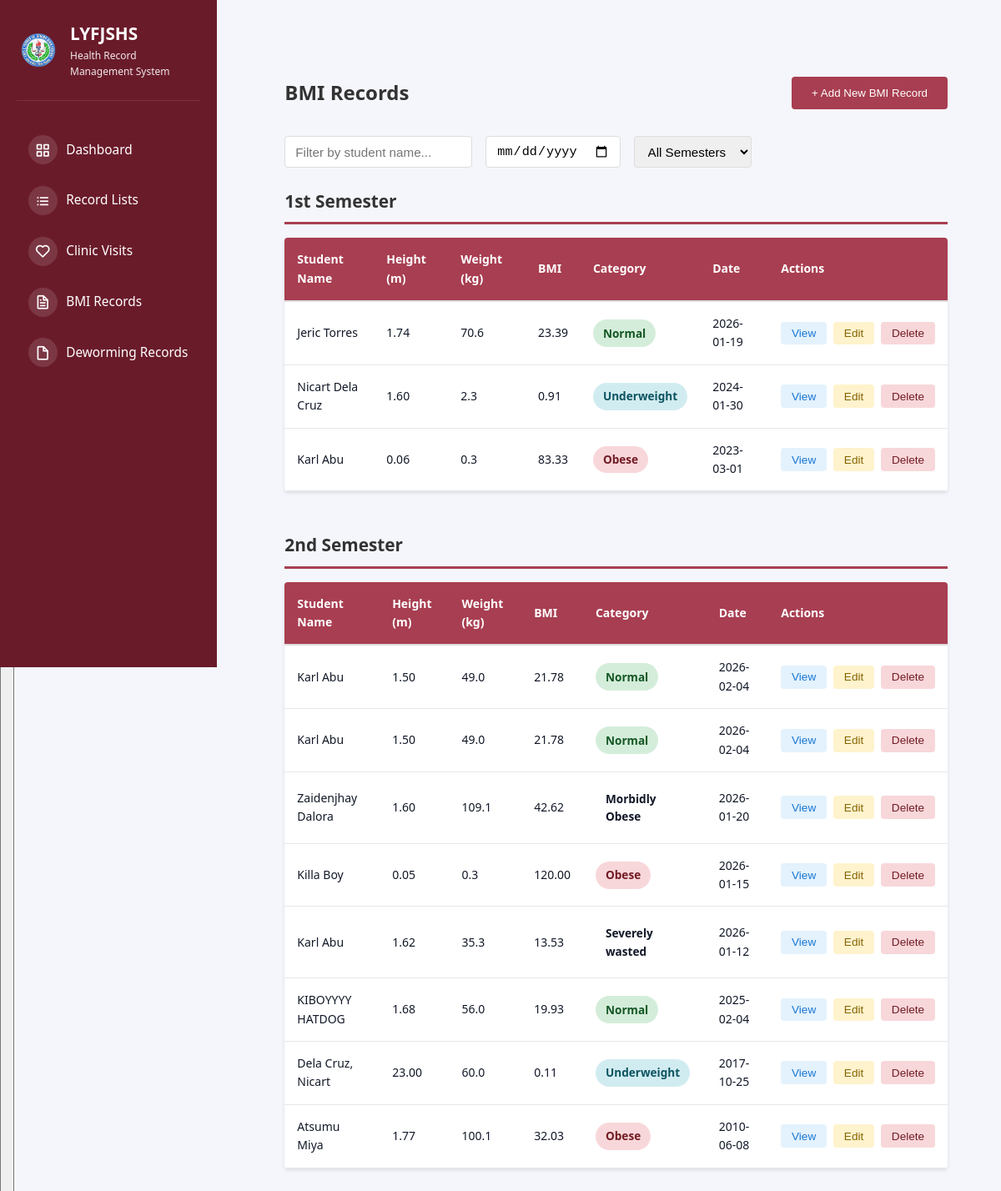
/class-advisor/bmi-records (signed in), run on the app's committed database.
### tables this page shows
CREATE TABLE bmi_records (
                id INTEGER PRIMARY KEY AUTOINCREMENT,
                person_type TEXT NOT NULL,
                person_id INTEGER NOT NULL,
                record_date DATE NOT NULL,
                name TEXT NOT NULL,
                birthdate DATE,
                grade TEXT,
                section TEXT,
                height REAL NOT NULL,
                weight REAL NOT NULL,
                bmi REAL,
                bmi_category TEXT,
                nutritional_status TEXT,
                height_for_age TEXT,
                remarks TEXT,
                recorded_by INTEGER,
                recorded_by_name TEXT,
                created_at TIMESTAMP DEFAULT CURRENT_TIMESTAMP,
                updated_at TIMESTAMP DEFAULT CURRENT_TIMESTAMP, semester TEXT DEFAULT '1st Semester', gender TEXT, strand TEXT,
                FOREIGN KEY(recorded_by) REFERENCES users(id)
            );

### src/app.py (the view)
@app.route("/class-advisor/bmi-records")
@require_role('class_advisor')
def class_advisor_bmi_records():
    user_id = session.get("user_id")
    db = get_db_connection()
    if not db:
        flash("Database error.", "danger")
        return redirect(url_for("dashboard"))
    try:
        cursor = db.cursor()
        cursor.execute("SELECT advisory_class FROM users WHERE id = ?", (user_id,))
        user = cursor.fetchone()
        advisory_class = safe_row_get(user, 'advisory_class') if user else None
        if not advisory_class:
            db.close()
            flash("You have not been assigned an advisory class.", "danger")
            return redirect(url_for("dashboard"))
        cursor.execute("""
            SELECT * FROM bmi_records
            WHERE section = ?
            ORDER BY record_date DESC
        """, (advisory_class,))
        bmi_records = cursor.fetchall()
        cursor.execute("SELECT id, name, dob, studentLRN FROM students WHERE section = ? ORDER BY name", (advisory_class,))
        students = cursor.fetchall()
        db.close()
        return render_template("admin/class_advisor_bmi_records.html",
                             advisory_class=advisory_class,
                             bmi_records=bmi_records,
                             students=students)
    except Exception as e:
        db.close()
        flash(f"Error loading BMI records: {str(e)}", "danger")
        return redirect(url_for("dashboard"))

### src/app.py (called while the page is built)
@app.before_request
def check_user_status():
    if session.get("logged_in"):
        if request.endpoint in ['login', 'logout', 'register', 'pending_approval', 'static']:
            return
        if session.get("role") == "pending":
            return redirect(url_for("pending_approval"))
        db = get_db_connection()
        if db:
            try:
                cursor = db.cursor()
                cursor.execute("SELECT is_active FROM users WHERE id = ?", (session.get("user_id"),))
                user = cursor.fetchone()
                db.close()
                if not user or not safe_row_get(user, 'is_active', 1):
                    session.clear()
                    flash("Your account has been disabled. Please contact the administrator.", "danger")
                    return redirect(url_for("login"))
            except sqlite3.Error:
                db.close()

@app.context_processor
def inject_user():
    user = None
    if session.get("logged_in"):
        db = get_db_connection()
        if db:
            try:
                cursor = db.cursor()
                cursor.execute("SELECT * FROM users WHERE id = ?", (session.get("user_id"),))
                user = cursor.fetchone()
                db.close()
            except sqlite3.Error:
                pass
    return {'current_user': user, 'max': max, 'min': min, 'range': range}

def get_db_connection():
    try:
        conn = sqlite3.connect(DATABASE)
        conn.row_factory = sqlite3.Row  # This enables column access by name
        return conn
    except sqlite3.Error as e:
        print(f"Database connection error: {e}")
        return None

def safe_row_get(row, key, default=None):
    if row is None:
        return default
    try:
        return row[key]
    except (IndexError, KeyError):
        return default

### templates/admin/class_advisor_bmi_records.html (shortened to what this page needs)
{% extends "shared/base.html" %}  {% block content %}
<div class="records-container">
  <div class="records-header">
    <h2>BMI Records</h2>
    <button class="btn-add" onclick="openAddModal()">+ Add New BMI Record</button>
  </div>
  <div class="filter-section">
    <input type="text" id="filterName" placeholder="Filter by student name..." onkeyup="filterRecords()" />
    <input type="date" id="filterDate" onchange="filterRecords()" />
    <select id="filterSemester" onchange="filterRecords()">
      <option value="">All Semesters</option>
    </select>
  </div>
  {% for semester in ['1st Semester', '2nd Semester'] %}
  <div class="semester-section" id="section-{{ semester }}">
    <h3 class="semester-title">{{ semester }}</h3>
    <table id="table-{{ semester }}" class="bmi-table">
      <thead>
        <tr>
          <th>Student Name</th>
          <th>Height (m)</th>
          <th>Weight (kg)</th>
          <th>BMI</th>
          <th>Category</th>
          <th>Date</th>
          <th>Actions</th>
        </tr>
      </thead>
      <tbody>
        {% set semester_records = [] %}
        {% for record in bmi_records %}
        {% if record['semester'] == semester %}
        {% set _ = semester_records.append(record) %}
        <tr class="bmi-record-row" data-name="{{ record['name'] | lower }}" data-date="{{ record['record_date'] }}"
          data-semester="{{ semester }}">
          <td>{{ record['name'] }}</td>
          <td>{{ "%.2f"|format(record['height']) }}</td>
          <td>{{ "%.1f"|format(record['weight']) }}</td>
          <td>{{ "%.2f"|format(record['bmi']) if record['bmi'] else 'N/A' }}</td>
          <td>
            <span class="bmi-badge bmi-{{ record['bmi_category'].lower() }}">
              {{ record['bmi_category'] }}
            </span>
          </td>
          <td>{{ record['record_date'] }}</td>
          <td>
            <div class="action-buttons">
              <button class="btn-small btn-view" onclick="viewRecord({{ record['id'] }})">
                View
              </button>
              <button class="btn-small btn-edit" onclick="openEditModal({{ record['id'] }})">
                Edit
              </button>
              <button class="btn-small btn-delete" onclick="deleteRecord({{ record['id'] }})">
                Delete
              </button>
            </div>
          </td>
        </tr>
        {% endif %}
        {% endfor %}
      </tbody>
    </table>
  </div>
  {% endfor %}
</div>
{% endblock %}

### static/css/dashboard.css (style rules this page uses)
* { margin: 0; padding: 0; box-sizing: border-box; }
:root { --primary-color: #2bb0a1; --secondary-color: #8b2340; --danger-color: #dc2626; --success-color: #16a34a; --warning-color: #ea580c; --light-bg: #f8fafc; --white: #ffffff; --text-dark: #1f2937; --text-light: #6b7280; --border-color: #e5e7eb; --shadow: 0 1px 3px rgba(0, 0, 0, 0.1); --shadow-lg: 0 10px 15px -3px rgba(0, 0, 0, 0.1); }
body { font-family: -apple-system, BlinkMacSystemFont, "Segoe UI", Roboto, Oxygen, Ubuntu, Cantarell, sans-serif; background-color: var(--light-bg); color: var(--text-dark); line-height: 1.6; }
html, body { height: 100%; font-family: system-ui, -apple-system, BlinkMacSystemFont, "Segoe UI", Roboto, sans-serif; }
body { background: #f5f6fb; color: #111827; }
table { width: 100%; border-collapse: collapse; font-size: 14px; }
table thead { background-color: #a83e51; border-bottom: 2px solid var(--border-color); }
table th { padding: 15px; text-align: left; font-weight: 600; color: white; }
table td { padding: 15px; border-bottom: 1px solid var(--border-color); }

### templates/admin/class_advisor_bmi_records.html (style rules this page uses)
.records-container { max-width: 1200px; margin: 2rem auto; padding: 2rem; }
.records-header { display: flex; justify-content: space-between; align-items: center; margin-bottom: 2rem; flex-wrap: wrap; gap: 1rem; }
.records-header h2 { color: #333; margin: 0; }
.filter-section { display: flex; gap: 1rem; margin-bottom: 1.5rem; flex-wrap: wrap; }
.filter-section input, .filter-section select { padding: 0.5rem 0.75rem; border: 1px solid #ddd; border-radius: 4px; font-size: 0.95rem; }
.btn-add { background: #a83e51; color: white; padding: 0.75rem 1.5rem; border: none; border-radius: 4px; cursor: pointer; font-weight: 500; transition: background 0.3s; }
.semester-section { margin-bottom: 3rem; }
.semester-title { font-size: 1.3rem; color: #333; margin-bottom: 1rem; padding-bottom: 0.5rem; border-bottom: 3px solid #a83e51; }
table { width: 100%; border-collapse: collapse; background: white; box-shadow: 0 2px 4px rgba(0, 0, 0, 0.1); border-radius: 4px; overflow: hidden; }
thead { background: #f8f9fa; }
th { padding: 1rem; text-align: left; font-weight: 600; color: #333; border-bottom: 2px solid #ddd; }
td { padding: 1rem; border-bottom: 1px solid #eee; }
.bmi-badge { display: inline-block; padding: 0.35rem 0.75rem; border-radius: 20px; font-weight: 600; font-size: 0.85rem; }
.bmi-normal { background: #d4edda; color: #155724; }
.bmi-obese { background: #f8d7da; color: #721c24; }
.bmi-underweight { background: #d1ecf1; color: #0c5460; }
.action-buttons { display: flex; gap: 0.5rem; }
.btn-small { padding: 0.4rem 0.8rem; border: none; border-radius: 4px; font-size: 0.85rem; cursor: pointer; font-weight: 500; transition: background 0.3s; }
.btn-view { background: #e3f2fd; color: #1976d2; }
.btn-edit { background: #fff3cd; color: #856404; }
.btn-delete { background: #f8d7da; color: #721c24; }

### data on the page
bmi_records: name "Jeric Torres", height "1.74", weight "70.6", bmi "23.39", bmi_category "Normal", record_date "2026-01-19"
bmi_records: name "Nicart Dela Cruz", height "1.60", weight "2.3", bmi "0.91", bmi_category "Underweight", record_date "2024-01-30"
bmi_records: name "Karl Abu", height "0.06", weight "0.3", bmi "83.33", bmi_category "Obese", record_date "2023-03-01"
bmi_records: name "Karl Abu", height "1.50", weight "49.0", bmi "21.78", bmi_category "Normal", record_date "2026-02-04"
bmi_records: name "Karl Abu", height "1.50", weight "49.0", bmi "21.78", bmi_category "Normal", record_date "2026-02-04"
bmi_records: name "Zaidenjhay Dalora", height "1.60", weight "109.1", bmi "42.62", bmi_category "Morbidly Obese", record_date "2026-01-20"
bmi_records: name "Killa Boy", height "0.05", weight "0.3", bmi "120.00", bmi_category "Obese", record_date "2026-01-15"
bmi_records: name "Karl Abu", height "1.62", weight "35.3", bmi "13.53", bmi_category "Severely wasted", record_date "2026-01-12"
bmi_records: name "KIBOYYYY HATDOG", height "1.68", weight "56.0", bmi "19.93", bmi_category "Normal", record_date "2025-02-04"
bmi_records: name "Dela Cruz, Nicart", height "23.00", weight "60.0", bmi "0.11", bmi_category "Underweight", record_date "2017-10-25"
bmi_records: name "Atsumu Miya", height "1.77", weight "100.1", bmi "32.03", bmi_category "Obese", record_date "2010-06-08"

### other printed values
{{ semester }} "1st Semester" "2nd Semester"
